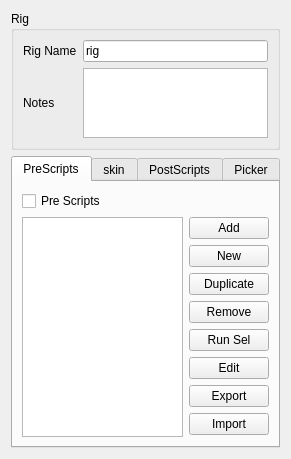
<?xml version="1.0" encoding="UTF-8"?>
<ui version="4.0">
 <class>Form</class>
 <widget class="QWidget" name="Form">
  <property name="geometry">
   <rect>
    <x>0</x>
    <y>0</y>
    <width>291</width>
    <height>456</height>
   </rect>
  </property>
  <property name="windowTitle">
   <string>Form</string>
  </property>
  <layout class="QVBoxLayout" name="verticalLayout_3">
   <item>
    <widget class="QGroupBox" name="groupBox">
     <property name="title">
      <string>Rig</string>
     </property>
     <layout class="QGridLayout" name="gridLayout_3">
      <item row="0" column="0">
       <widget class="QLabel" name="label">
        <property name="text">
         <string>Rig Name</string>
        </property>
       </widget>
      </item>
      <item row="0" column="1">
       <widget class="QLineEdit" name="name_le">
        <property name="text">
         <string>rig</string>
        </property>
        <property name="alignment">
         <set>Qt::AlignLeading|Qt::AlignLeft|Qt::AlignVCenter</set>
        </property>
       </widget>
      </item>
      <item row="1" column="1">
       <widget class="QPlainTextEdit" name="notes_pte">
        <property name="sizePolicy">
         <sizepolicy hsizetype="Expanding" vsizetype="Maximum">
          <horstretch>0</horstretch>
          <verstretch>0</verstretch>
         </sizepolicy>
        </property>
        <property name="maximumSize">
         <size>
          <width>16777215</width>
          <height>80</height>
         </size>
        </property>
       </widget>
      </item>
      <item row="1" column="0">
       <widget class="QLabel" name="label_3">
        <property name="text">
         <string>Notes</string>
        </property>
       </widget>
      </item>
     </layout>
    </widget>
   </item>
   <item>
    <widget class="QTabWidget" name="tabs_widget">
     <property name="autoFillBackground">
      <bool>false</bool>
     </property>
     <property name="currentIndex">
      <number>0</number>
     </property>
     <property name="documentMode">
      <bool>false</bool>
     </property>
     <property name="tabsClosable">
      <bool>false</bool>
     </property>
     <property name="movable">
      <bool>false</bool>
     </property>
     <property name="tabBarAutoHide">
      <bool>false</bool>
     </property>
     <widget class="QWidget" name="tab">
      <attribute name="title">
       <string>PreScripts</string>
      </attribute>
      <layout class="QGridLayout" name="gridLayout">
       <item row="1" column="1">
        <layout class="QVBoxLayout" name="verticalLayout">
         <item>
          <widget class="QPushButton" name="pre_add_btn">
           <property name="text">
            <string>Add</string>
           </property>
          </widget>
         </item>
         <item>
          <widget class="QPushButton" name="pre_new_btn">
           <property name="text">
            <string>New</string>
           </property>
          </widget>
         </item>
         <item>
          <widget class="QPushButton" name="pre_dup_btn">
           <property name="text">
            <string>Duplicate</string>
           </property>
          </widget>
         </item>
         <item>
          <widget class="QPushButton" name="pre_remove_btn">
           <property name="text">
            <string>Remove</string>
           </property>
          </widget>
         </item>
         <item>
          <widget class="QPushButton" name="pre_run_btn">
           <property name="text">
            <string>Run Sel</string>
           </property>
          </widget>
         </item>
         <item>
          <widget class="QPushButton" name="pre_edit_btn">
           <property name="text">
            <string>Edit</string>
           </property>
          </widget>
         </item>
         <item>
          <widget class="QPushButton" name="pre_export_btn">
           <property name="text">
            <string>Export</string>
           </property>
          </widget>
         </item>
         <item>
          <widget class="QPushButton" name="pre_import_btn">
           <property name="text">
            <string>Import</string>
           </property>
          </widget>
         </item>
         <item>
          <spacer name="verticalSpacer">
           <property name="orientation">
            <enum>Qt::Vertical</enum>
           </property>
           <property name="sizeHint" stdset="0">
            <size>
             <width>20</width>
             <height>40</height>
            </size>
           </property>
          </spacer>
         </item>
        </layout>
       </item>
       <item row="1" column="0">
        <widget class="QListWidget" name="pre_scripts_view"/>
       </item>
       <item row="0" column="0">
        <widget class="QCheckBox" name="pre_cbox">
         <property name="text">
          <string>Pre Scripts</string>
         </property>
        </widget>
       </item>
      </layout>
     </widget>
     <widget class="QWidget" name="tab_2">
      <attribute name="title">
       <string>skin</string>
      </attribute>
     </widget>
     <widget class="QWidget" name="tab_3">
      <attribute name="title">
       <string>PostScripts</string>
      </attribute>
      <layout class="QGridLayout" name="gridLayout_2">
       <item row="0" column="0">
        <widget class="QCheckBox" name="post_cbox">
         <property name="text">
          <string>Post Scripts</string>
         </property>
        </widget>
       </item>
       <item row="1" column="0">
        <widget class="QListWidget" name="post_scripts_view"/>
       </item>
       <item row="1" column="1">
        <layout class="QVBoxLayout" name="verticalLayout_2">
         <item>
          <widget class="QPushButton" name="post_add_btn">
           <property name="text">
            <string>Add</string>
           </property>
          </widget>
         </item>
         <item>
          <widget class="QPushButton" name="post_new_btn">
           <property name="text">
            <string>New</string>
           </property>
          </widget>
         </item>
         <item>
          <widget class="QPushButton" name="post_dup_btn">
           <property name="text">
            <string>Duplicate</string>
           </property>
          </widget>
         </item>
         <item>
          <widget class="QPushButton" name="post_remove_btn">
           <property name="text">
            <string>Remove</string>
           </property>
          </widget>
         </item>
         <item>
          <widget class="QPushButton" name="post_run_btn">
           <property name="text">
            <string>Run Sel</string>
           </property>
          </widget>
         </item>
         <item>
          <widget class="QPushButton" name="post_edit_btn">
           <property name="text">
            <string>Edit</string>
           </property>
          </widget>
         </item>
         <item>
          <widget class="QPushButton" name="post_export_btn">
           <property name="text">
            <string>Export</string>
           </property>
          </widget>
         </item>
         <item>
          <widget class="QPushButton" name="post_import_btn">
           <property name="text">
            <string>Import</string>
           </property>
          </widget>
         </item>
         <item>
          <spacer name="verticalSpacer_2">
           <property name="orientation">
            <enum>Qt::Vertical</enum>
           </property>
           <property name="sizeHint" stdset="0">
            <size>
             <width>20</width>
             <height>40</height>
            </size>
           </property>
          </spacer>
         </item>
        </layout>
       </item>
      </layout>
     </widget>
     <widget class="QWidget" name="tab_4">
      <attribute name="title">
       <string>Picker</string>
      </attribute>
      <layout class="QHBoxLayout" name="horizontalLayout">
       <item>
        <widget class="QLabel" name="label_2">
         <property name="text">
          <string>Import Picker</string>
         </property>
        </widget>
       </item>
       <item>
        <widget class="QLineEdit" name="picker_path_le"/>
       </item>
       <item>
        <widget class="QPushButton" name="picker_import_btn">
         <property name="text">
          <string>Import</string>
         </property>
        </widget>
       </item>
      </layout>
     </widget>
    </widget>
   </item>
  </layout>
 </widget>
 <resources/>
 <connections/>
</ui>
